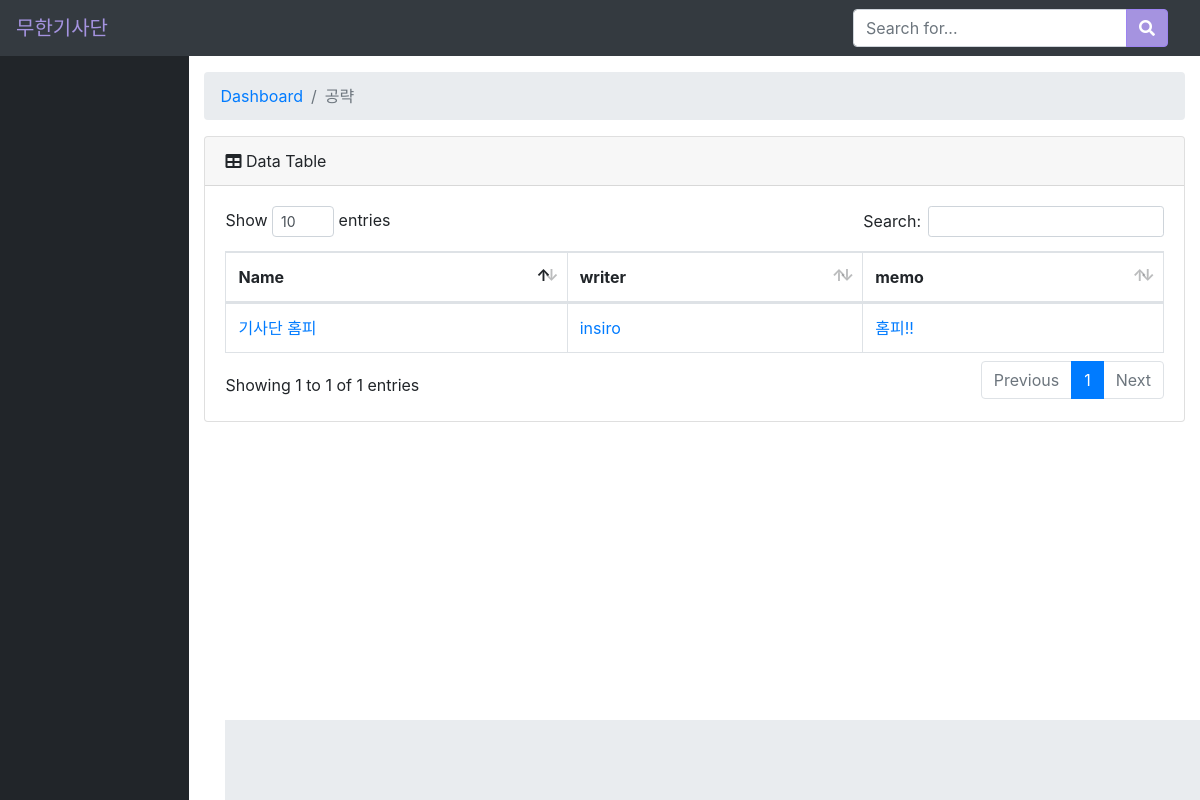
The app's page /epic/tips, older data.
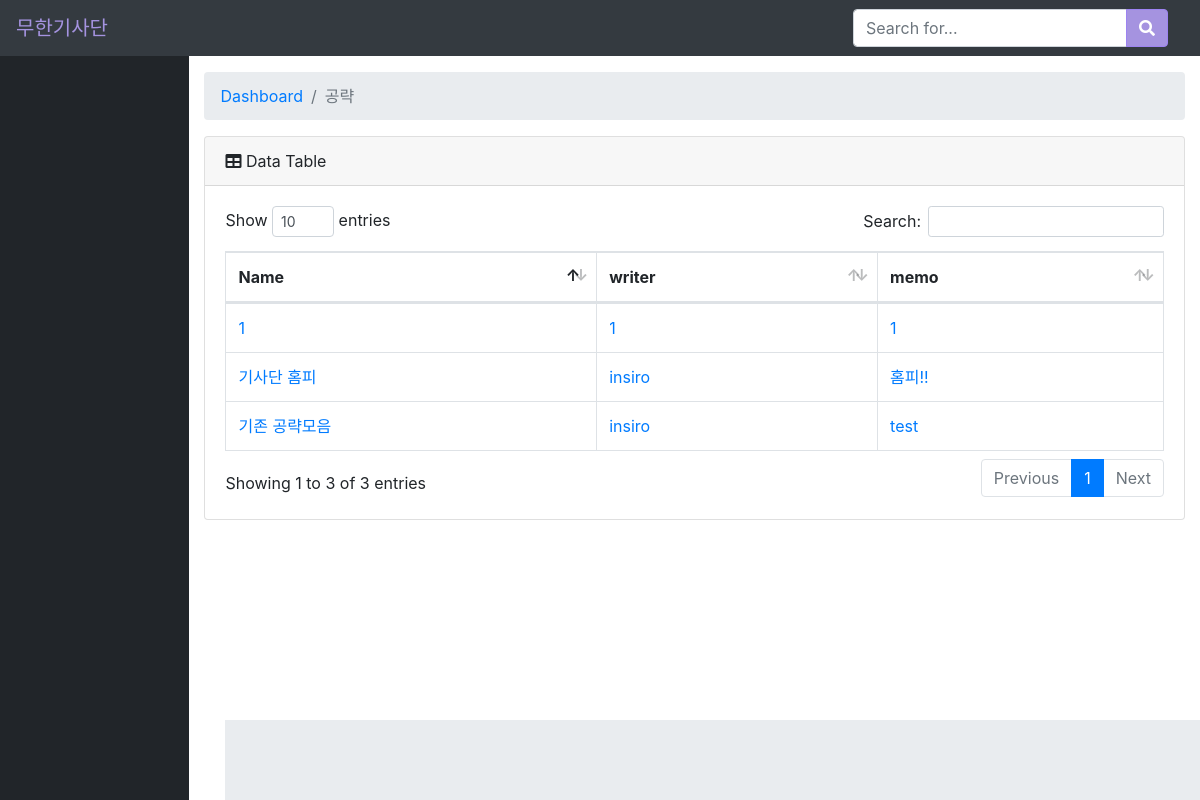
The same page, newer data.
### epic7/models.py (models this page shows)
class tips(models.Model):
    link = models.CharField(max_length=200)
    name = models.CharField(max_length=200)
    writer = models.CharField(max_length=200, null=True)
    memo = models.CharField(max_length=200, null=True)
    important = models.BooleanField(default=False)

### epic7/views.py (the view)
# urls.py: path('epic/tips',epic7.views.tiplit),
def tiplit(request):
    lit = tips.objects.all()
    hitlist = {'hintlist':lit}
    return render(request, 'e7tips.html', hitlist)

### epic7/templates/e7tips.html (shortened to what this page needs)
{% load static %}
<!DOCTYPE html>
<html lang="en">
    <head>
<link rel="stylesheet" href="https://use.fontawesome.com/releases/v5.9.0/css/all.css">
        <link href="{% static 'css/sb-admin.css'%}" rel="stylesheet">
        <link href="{% static 'css/addition.css'%}" rel="stylesheet">
        <link href="{% static 'vendor/datatables/dataTables.bootstrap4.css'%}" rel="stylesheet">
    </head>
    <body id="page-top">
        <nav class="navbar navbar-expand navbar-dark bg-dark static-top">
            <a class="navbar-brand mr-1" href=".">무한기사단</a>
            <form action="search" class="d-none d-md-inline-block form-inline ml-auto mr-0 mr-md-3 my-2 my-md-0">
                <div class="input-group">
                    <input type="text" class="form-control" name="kq" placeholder="Search for..." aria-label="Search"
                        aria-describedby="basic-addon2">
                    <div class="input-group-append">
                        <button class="btn" type="submit">
                            <i class="fas fa-search"></i>
                        </button>
                    </div>
                </div>
            </form>
        </nav>
        <div id="wrapper">
            <div class="sidebar navbar-na" id='sidebar'></div>
            <div id="content-wrapper">
                <div class="container-fluid">
                    <ol class="breadcrumb">
                        <li class="breadcrumb-item">
                            <a href="index">Dashboard</a>
                        </li>
                        <li class="breadcrumb-item active" id="page_name">공략</li>
                    </ol>
                    <div class="card mb-3">
                        <div class="card-header">
                            <i class="fas fa-table"></i>
                            <span id="table_name">Data Table</span>
                        </div>
                        <div class="card-body">
                            <div class="table-responsive">
                                <table class="table table-bordered" id="dataTable" width="100%" cellspacing="0">
                                    <thead>
                                        <tr>
                                            <th>Name</th>
                                            <th>writer</th>
                                            <th>memo</th>
                                        </tr>
                                    </thead>
                                    <tbody id="sc_list">
                                        {% for hint in hintlist %}
                                        <tr>
                                            <td>
                                                <a href={{hint.link}}>{{hint.name}}</a>
                                            </td>
                                            <td>
                                                <a href={{hint.link}}>{{hint.writer}}</a>
                                            </td>
                                            <td>
                                                <a href={{hint.memo}}>{{hint.memo}}</a>
                                            </td>
                                        </tr>
                                        {% endfor %}
                                    </tbody>
                                </table>
                            </div>
                        </div>
                    </div>
                </div>
                <footer class="sticky-footer">
                </footer>
            </div>
        </div>
    </body>
</html>

Row changes from the older to the newer data that the page shows:
added tips: name "기존 공략모음", writer "insiro", memo "test"
added tips: name "1", writer "1", memo "1"
Text that changed along with them:
text written by a page script: "Show entries Search: Showing 1 to 1 of 1 entries Previous 1 Next" → "Show entries Search: Showing 1 to 3 of 3 entries Previous 1 Next"
